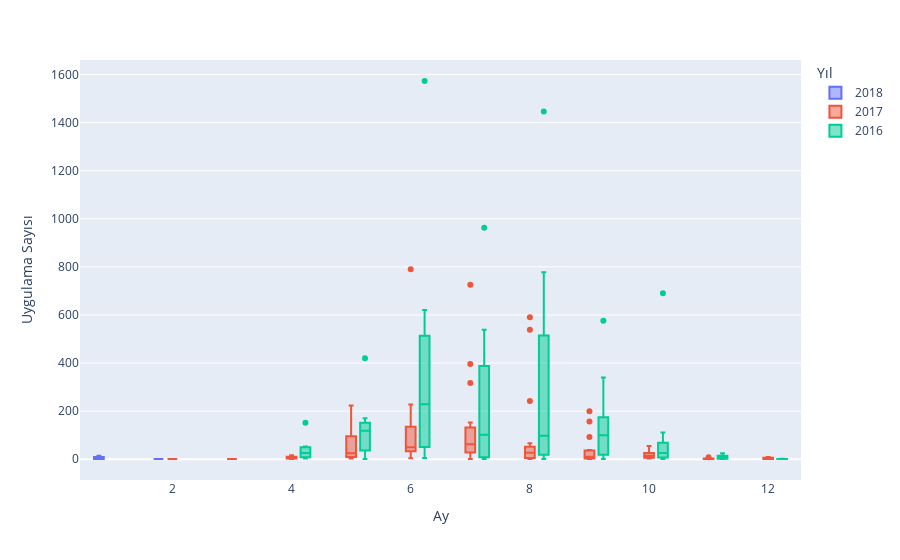

Source (notebook cell):
### Code cell
fig = px.box(data, x="Ay",y="Uygulama Sayısı",color='Yıl')
fig.update_traces(quartilemethod="inclusive")
fig.show()

### Figure 1 — Plotly figure (JSON) as saved in the notebook; plotly's stock layout.template omitted (floating-point values rounded to 4 significant figures)
{"data": [{"alignmentgroup": "True", "hovertemplate": "Yıl=2018<br>Ay=%{x}<br>Uygulama Sayısı=%{y}<extra></extra>", "legendgroup": "2018", "marker": {"color": "#636efa"}, "name": "2018", "notched": false, "offsetgroup": "2018", "orientation": "v", "quartilemethod": "inclusive", "showlegend": true, "type": "box", "x": [2, 2, 2, 1, 1, 1, 1], "x0": " ", "xaxis": "x", "y": [1, 1, 1, 15, 1, 3, 2], "y0": " ", "yaxis": "y"}, {"alignmentgroup": "True", "hovertemplate": "Yıl=2017<br>Ay=%{x}<br>Uygulama Sayısı=%{y}<extra></extra>", "legendgroup": "2017", "marker": {"color": "#EF553B"}, "name": "2017", "notched": false, "offsetgroup": "2017", "orientation": "v", "quartilemethod": "inclusive", "showlegend": true, "type": "box", "x": [12, 12, 12, 12, 11, 11, 11, 11, 11, 10, 10, 10, 10, 10, 10, 9, 9, 9, 9, 9, 9, 9, 9, 9, 9, 9, 9, 9, 9, 9, 9, 8, 8, 8, 8, 8, 8, 8, 8, 8, 8, 8, 8, 8, 8, 8, 8, 8, 8, 7, 7, 7, 7, 7, 7, 7, 7, 7, 7, 7, 7, 7, 7, 7, 7, 7, 6, 6, 6, 6, 6, 6, 6, 6, 6, 6, 6, 6, 6, 6, 6, 5, 5, 5, 5, 5, 5, 5, 5, 5, 5, 5, 5, 5, 5, 5, 4, 4, 4, 4, 4, 4, 4, 4, 4, 3, 2], "x0": " ", "xaxis": "x", "y": [3, 9, 2, 1, 1, 8, 1, 2, 3, 55, 12, 6, 17, 3, 26, 38, 1, 34, 157, 1, 11, 6, 12, 4, 200, 2, 7, 9, 1, 93, 24, 242, 16, 18, 22, 3, 17, 591, 2, 52, 46, 51, 33, 1, 538, 1, 66, 5, 47, 317, 28, 23, 132, 726, 63, 49, 396, 70, 89, 4, 153, 41, 1, 17, 62, 37, 85, 790, 17, 84, 158, 228, 120, 4, 31, 150, 16, 47, 50, 42, 35, 133, 4, 25, 86, 29, 7, 8, 106, 38, 3, 188, 10, 16, 223, 16, 8, 16, 17, 2, 10, 1, 3, 4, 5, 1, 1], "y0": " ", "yaxis": "y"}, {"alignmentgroup": "True", "hovertemplate": "Yıl=2016<br>Ay=%{x}<br>Uygulama Sayısı=%{y}<extra></extra>", "legendgroup": "2016", "marker": {"color": "#00cc96"}, "name": "2016", "notched": false, "offsetgroup": "2016", "orientation": "v", "quartilemethod": "inclusive", "showlegend": true, "type": "box", "x": [12, 12, 12, 11, 11, 11, 11, 11, 10, 10, 10, 10, 10, 10, 10, 10, 10, 10, 10, 10, 9, 9, 9, 9, 9, 9, 9, 9, 9, 9, 9, 9, 9, 9, 8, 8, 8, 8, 8, 8, 8, 8, 8, 8, 8, 8, 8, 8, 8, 7, 7, 7, 7, 7, 7, 7, 7, 7, 7, 7, 7, 7, 7, 7, 6, 6, 6, 6, 6, 6, 6, 6, 6, 6, 6, 6, 6, 6, 5, 5, 5, 5, 5, 5, 5, 5, 5, 5, 5, 5, 4, 4, 4, 4, 4, 4, 4, 4], "x0": " ", "xaxis": "x", "y": [2, 1, 1, 1, 2, 25, 2, 14, 32, 6, 690, 8, 111, 17, 86, 44, 1, 19, 3, 51, 340, 93, 576, 19, 121, 106, 2, 1, 108, 32, 1, 175, 50, 265, 82, 1446, 667, 8, 233, 1, 514, 778, 5, 29, 98, 516, 55, 4, 503, 28, 302, 538, 7, 354, 158, 508, 1, 421, 102, 10, 963, 41, 2, 3, 117, 621, 8, 64, 436, 514, 440, 5, 223, 235, 51, 594, 5, 1573, 1, 138, 165, 137, 12, 135, 37, 35, 420, 103, 170, 46, 3, 53, 152, 47, 5, 11, 23, 28], "y0": " ", "yaxis": "y"}], "layout": {"boxmode": "group", "legend": {"title": {"text": "Yıl"}, "tracegroupgap": 0}, "margin": {"t": 60}, "xaxis": {"anchor": "y", "domain": [0, 1], "title": {"text": "Ay"}}, "yaxis": {"anchor": "x", "domain": [0, 1], "title": {"text": "Uygulama Sayısı"}}}}
